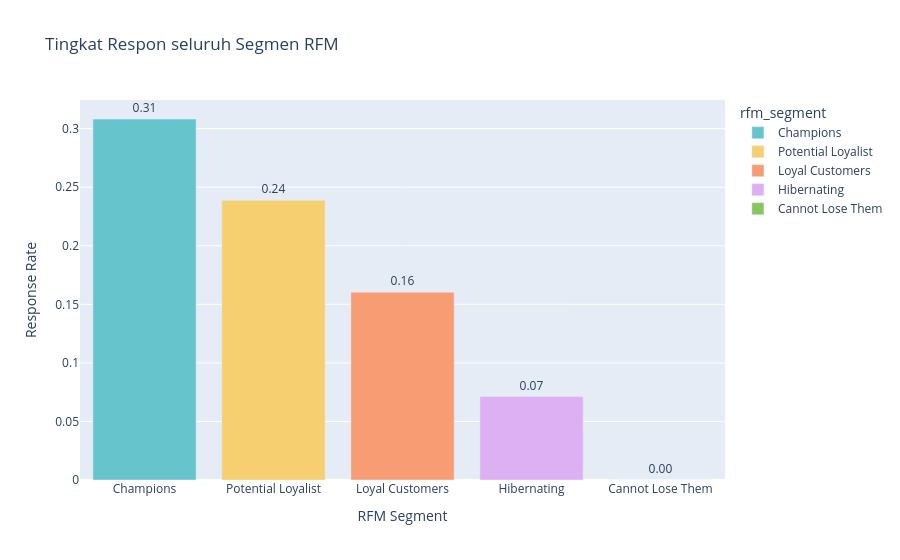

Source (notebook cell):
### Code cell
fig_response_rate = px.bar(rfm_response, x='rfm_segment', y='response_rate', title='Tingkat Respon seluruh Segmen RFM', color='rfm_segment', color_discrete_sequence=px.colors.qualitative.Pastel)
fig_response_rate.update_layout(xaxis_title='RFM Segment', yaxis_title='Response Rate')
fig_response_rate.update_traces(texttemplate='%{y:.2f}', textposition='outside')
fig_response_rate.show()

### Figure 1 — Plotly figure (JSON) as saved in the notebook; plotly's stock layout.template omitted (floating-point values rounded to 4 significant figures)
{"data": [{"hovertemplate": "rfm_segment=%{x}<br>response_rate=%{y}<extra></extra>", "legendgroup": "Champions", "marker": {"color": "rgb(102, 197, 204)", "pattern": {"shape": ""}}, "name": "Champions", "orientation": "v", "showlegend": true, "textposition": "outside", "texttemplate": "%{y:.2f}", "type": "bar", "x": ["Champions"], "xaxis": "x", "y": [0.3082], "yaxis": "y"}, {"hovertemplate": "rfm_segment=%{x}<br>response_rate=%{y}<extra></extra>", "legendgroup": "Potential Loyalist", "marker": {"color": "rgb(246, 207, 113)", "pattern": {"shape": ""}}, "name": "Potential Loyalist", "orientation": "v", "showlegend": true, "textposition": "outside", "texttemplate": "%{y:.2f}", "type": "bar", "x": ["Potential Loyalist"], "xaxis": "x", "y": [0.2388], "yaxis": "y"}, {"hovertemplate": "rfm_segment=%{x}<br>response_rate=%{y}<extra></extra>", "legendgroup": "Loyal Customers", "marker": {"color": "rgb(248, 156, 116)", "pattern": {"shape": ""}}, "name": "Loyal Customers", "orientation": "v", "showlegend": true, "textposition": "outside", "texttemplate": "%{y:.2f}", "type": "bar", "x": ["Loyal Customers"], "xaxis": "x", "y": [0.1604], "yaxis": "y"}, {"hovertemplate": "rfm_segment=%{x}<br>response_rate=%{y}<extra></extra>", "legendgroup": "Hibernating", "marker": {"color": "rgb(220, 176, 242)", "pattern": {"shape": ""}}, "name": "Hibernating", "orientation": "v", "showlegend": true, "textposition": "outside", "texttemplate": "%{y:.2f}", "type": "bar", "x": ["Hibernating"], "xaxis": "x", "y": [0.07123], "yaxis": "y"}, {"hovertemplate": "rfm_segment=%{x}<br>response_rate=%{y}<extra></extra>", "legendgroup": "Cannot Lose Them", "marker": {"color": "rgb(135, 197, 95)", "pattern": {"shape": ""}}, "name": "Cannot Lose Them", "orientation": "v", "showlegend": true, "textposition": "outside", "texttemplate": "%{y:.2f}", "type": "bar", "x": ["Cannot Lose Them"], "xaxis": "x", "y": [0.0], "yaxis": "y"}], "layout": {"barmode": "relative", "legend": {"title": {"text": "rfm_segment"}, "tracegroupgap": 0}, "title": {"text": "Tingkat Respon seluruh Segmen RFM"}, "xaxis": {"anchor": "y", "categoryarray": ["Champions", "Potential Loyalist", "Loyal Customers", "Hibernating", "Cannot Lose Them"], "categoryorder": "array", "domain": [0, 1], "title": {"text": "RFM Segment"}}, "yaxis": {"anchor": "x", "domain": [0, 1], "title": {"text": "Response Rate"}}}}
